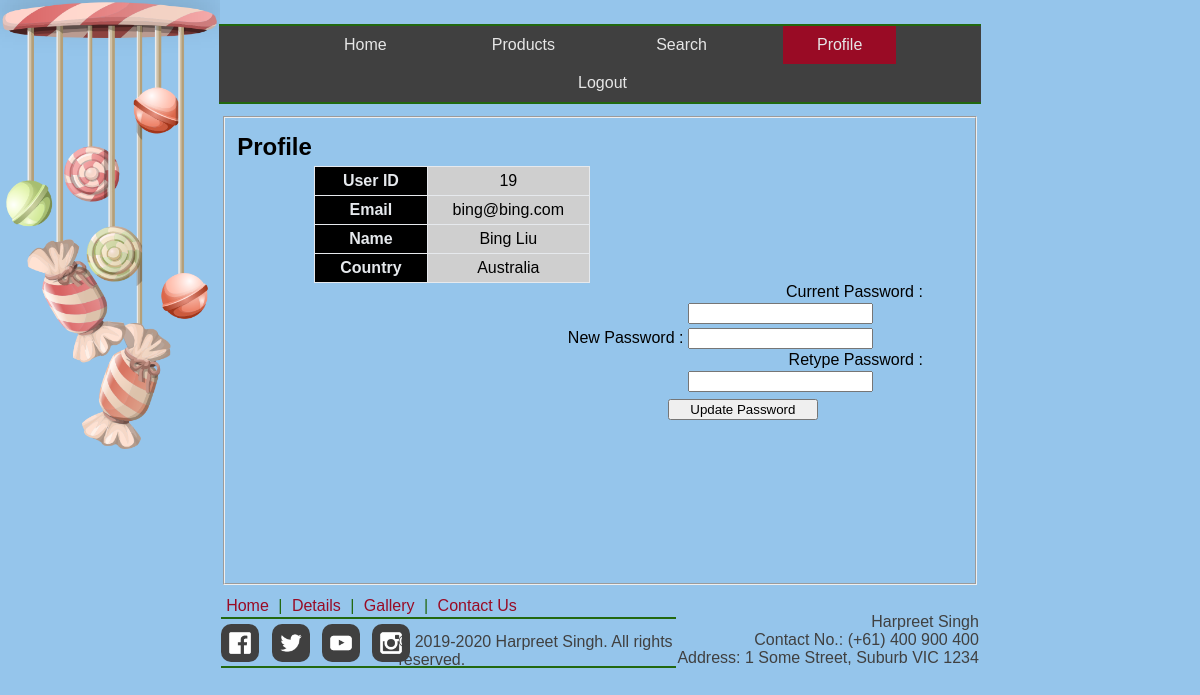
/profile.php (signed in), run on the app's committed database.
### tables this page shows
CREATE TABLE `accounts` (
  `userId` int(10) NOT NULL,
  `email` varchar(255) NOT NULL,
  `password` varchar(255) NOT NULL,
  `firstName` text NOT NULL,
  `lastName` text NOT NULL,
  `country` text NOT NULL
);

### profile.php (the view, shortened to what this page needs)
<?php
require_once('common/sql-connect.php');
?>
<!DOCTYPE html>
<html lang="en" dir="ltr" content="width=device-width, initial-scale=1">
<head>
</head>
<body>
<?php
include "common/header.php";
?>
<form class="outerForm" action="profile.php" method="post">
    <fieldset>
        <div class="divFirst">
            <h2 style="margin:10px 0 5px 0;">Profile</h2>
            <?php
            if (isset($_SESSION['user-name']) && isset($_COOKIE['candiesUser'])) {
                $user = $_SESSION['user-name'];
                $query = "SELECT * FROM accounts WHERE email = '$user'";
                $dbAdapter = mysqli_query($dbConnect, $query);
                $profileData = mysqli_fetch_assoc($dbAdapter);
                if ($profileData) {
                    echo '<div style="float:left; width:350px; margin-left:40px;">';
                    echo "<table>";
                    echo "<tr> <th> User ID </th>";
                    echo "<td>" . $profileData['userId'] . "</td> </tr>";
                    echo "<tr> <th> Email </th>";
                    echo "<td>" . $profileData['email'] . "</td> </tr>";
                    echo "<tr> <th> Name </th>";
                    echo "<td>" . $profileData['firstName'] . " " . $profileData['lastName'] . "</td> </tr>";
                    echo "<tr> <th> Country </th>";
                    echo "<td>" . $profileData['country'] . "</td> </tr>";
                    echo "</table>";
                    echo '</div>';
                    echo '<div class="updateEnclosure">';
                    echo '<div class="updateInputBox" style="text-align:right;">';
                    echo '<label for="currentPass">Current Password : </label> <input type="password" name="currentPass" value=""></br>';
                    echo '<label for="newPass">New Password : </label> <input type="password" name="newPass" value=""></br>';
                    echo '<label for="retypePass">Retype Password : </label> <input type="password" name="retypePass" value=""></br>';
                    echo '</div>';
                    echo '<div class="updateBtnBox" style="text-align:center; margin:5px auto;">';
                    echo '<input style="" type="submit" class="updateButton" name="updateButton" value="Update Password">';
                    echo '</div>';
                    echo '</div>';
                }
            } else {
                $message = "'>Please Login First.";
            }
            ?>
        </div>
    </fieldset>
</form>
<?php
include "common/footer.php";
?>
</body>
</html>

### data on the page
accounts: userId "19", email "bing@bing.com", firstName "Bing", lastName "Liu", country "Australia"
